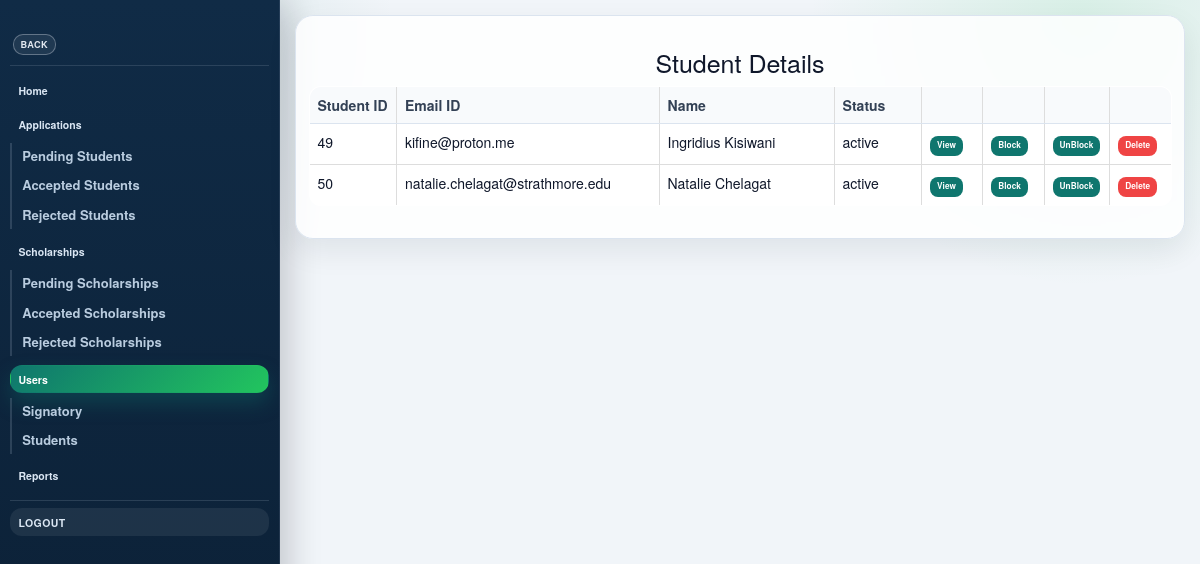
The page /admin/tempStudentShow.php on the database as committed earlier.
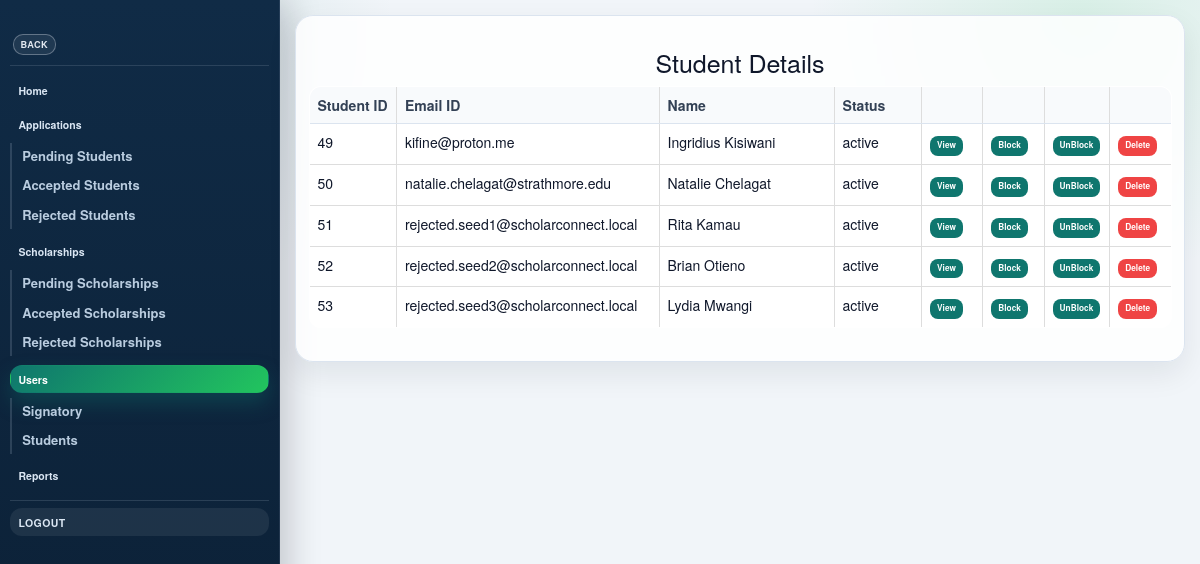
The same page on the database as committed later.
### tables this page shows
CREATE TABLE `student` (
  `studentID` int(11) NOT NULL AUTO_INCREMENT,
  `upMail` varchar(255) NOT NULL,
  `password` text NOT NULL,
  `firstName` varchar(255) DEFAULT '',
  `middleName` varchar(255) DEFAULT '',
  `lastName` varchar(255) DEFAULT '',
  `nationality` varchar(255) DEFAULT NULL,
  `gender` varchar(255) DEFAULT NULL,
  `birthDate` date DEFAULT NULL,
  `birthPlace` varchar(255) DEFAULT NULL,
  `presStreetAddr` varchar(255) DEFAULT NULL,
  `presProvCity` varchar(255) DEFAULT NULL,
  `presRegion` varchar(255) DEFAULT NULL,
  `permStreetAddr` varchar(255) DEFAULT NULL,
  `permProvCity` varchar(255) DEFAULT NULL,
  `permRegion` varchar(255) DEFAULT NULL,
  `contactNo` varchar(20) DEFAULT NULL,
  `phone` varchar(20) DEFAULT NULL,
  `dept` varchar(255) DEFAULT '',
  `college` varchar(255) DEFAULT '',
  `status` varchar(20) NOT NULL DEFAULT 'active',
  `current_level` varchar(255) DEFAULT NULL COMMENT 'Maps to scholarship degree requirements',
  `financial_need` enum('Low','Medium','High','Critical') DEFAULT NULL COMMENT 'Standardized urgency scale',
  `career_interests` varchar(1024) DEFAULT NULL COMMENT 'Comma-separated keywords for matching',
  PRIMARY KEY (`studentID`)
);

### admin/tempStudentShow.php (the view, shortened to what this page needs)
<!DOCTYPE HTML>
<html>
  <head>
      <link href="../css/bootstrap.min.css" rel="stylesheet">
      <link href="../css/admin.css" rel="stylesheet">
      <link href="../css/pages/admin.css" rel="stylesheet">
  </head>
  <body class="app-shell">
    <div class="app-page">
        <header class="app-header">
          <h1 class="app-logo"><a href = "javascript:history.back()" class="app-btn">Back</a></h1>
          <nav class="app-nav">
            <ul>
              <li class = ""><a href = "tempAdmin.php">Home</a></li>
              <li class = "submenu">
                <a href = "#">Applications</a>
                <ul>
                  <li><a href = "tempPendingApp.php">Pending Students</a></li>
                  <li><a href = "tempAcceptedApp.php">Accepted Students</a></li>
                  <li><a href = "tempRejectedApp.php">Rejected Students</a></li>
                </ul>
              </li>
              <li class = "submenu">
                <a href = "tempScholarship.php">Scholarships</a>
                <ul>
                  <li><a href = "tempScholarship.php?scholarship=Pending">Pending Scholarships</a></li>
                  <li><a href = "tempScholarship.php?scholarship=Approved">Accepted Scholarships</a></li>
                  <li><a href = "tempScholarship.php?scholarship=Rejected">Rejected Scholarships</a></li>
                </ul>
              </li><li class = "submenu current">
                <a href = "">Users</a>
                <ul>
                  <li><a href = "tempSignatoryShow.php">Signatory</a></li>
                  <li><a href = "tempStudentShow.php">Students</a></li>
                </ul>
              </li>
              <li><a href="tempReports.php">Reports</a></li>
              <li><a href = "../backend/logout.php" class="app-btn">Logout</a></li>
            </ul>
          </nav>
        </header>
				<article id="main">
						<section class="content-card container">
								<div class="content">
									<section>
                      <h1 style="text-align:center; font-size:25px">Student Details</h1>
                      <?php
$conn = getDbConnection();
                        $sql = "SELECT * FROM student";
                        $result = $conn->query($sql);
                        if ($result->num_rows > 0) {
                          ?>
                          <table class="table table-bordered">
                            <thead>
                                <tr>
                                    <th style="width:10%">Student ID</th>
                                    <th style="width:30%">Email ID</th>
                                    <th style="width:20%">Name</th>
                                    <th style="width:10%">Status</th>
                                    <th style="width:7%"></th>
                                    <th style="width:7%"></th>
                                    <th style="width:7%"></th>
                                    <th style="width:7%"></th>
                                </tr>
                            </thead>
                            <tbody>
                          <?php
                            while($row = $result->fetch_assoc()) {
                                $studentID =$row['studentID'];
                                $email = $row['upMail'];
                                $name = $row['firstName']." ".$row['lastName'];
                                $status = $row['status'];
                            ?>
                                <tr>
                                  <td><?php echo $studentID; ?></td>
                                  <td><?php echo $email; ?></td>
                                  <td><?php echo $name; ?></td>
                                  <td><?php echo $status; ?></td>
                                  <td>
                                    <form action="adminShowUser.php" method="post">
                                      <button name="showUser" value="showStudent">View</button>
                                    </form>
                                  </td>
                                  <td>
                                    <form name="blockform" method="post" onsubmit="confirmblock(this)" action="../backend/adminBlockUser.php">
                                      <button  name="blockUser" id="blockUserbtn" value="blockStudent" <?php if($row['status'] === "inactive"){
                                        echo "disabled";
                                        echo " style = 'color:#fff'";
                                      } ?>>Block</button>
                                    </form>
                                  </td>
                                  <td>
                                    <form name="unblockform" action="../backend/adminUnblockUser.php" onsubmit="confirmunblock(this)"  method="post">
                                      <button name="unblockUser" id="unblockUserbtn" value="unblockStudent" <?php if($row['status'] === "active"){
                                        echo "disabled";
                                        echo " style = 'color:#fff'";
                                      } ?>>UnBlock</button>
                                    </form>
                                  </td>
                                  <td>
                                    <form action="../backend/adminDeleteUser.php" method="post" onsubmit="return confirm('Delete this student profile permanently? This will also remove related applications.');">
                                      <button type="submit" style="background:#ef4444;color:#fff;">Delete</button>
                                    </form>
                                  </td>
                                </tr>
                            <?php } ?>
                          </tbody>
                        </table>
                        <?php
                          } else {
                              echo "No result";
                          }
                      ?>
									</section>
								</div>
						</section>
				</article>
		</div>
	</body>
</html>

### css/admin.css (style rules this page uses)
:root { --admin-bg-0: #f4f7fb; --admin-bg-1: #e7eef8; --admin-ink: #182432; --admin-ink-soft: #4f6279; --admin-accent: #0f766e; --admin-accent-2: #22c55e; --admin-surface: #ffffff; --admin-border: #d3deeb; }
body.app-shell { margin: 0; min-height: 100vh; background: radial-gradient(circle at 8% 4%, rgba(15, 118, 110, 0.12), transparent 22%), radial-gradient(circle at 90% 2%, rgba(34, 197, 94, 0.12), transparent 20%), #f1f5f9; color: #0f172a; }
.app-page { display: grid; grid-template-columns: 280px minmax(0, 1fr); min-height: 100vh; }
.app-header { position: sticky; top: 0; height: 100vh; overflow-y: auto; padding: 1.25rem 1rem 1.5rem; background: linear-gradient(180deg, #102b46 0%, #0b1f34 100%); border-right: 1px solid rgba(148, 163, 184, 0.16); box-shadow: 10px 0 30px rgba(2, 6, 23, 0.18); }
.app-logo { margin: 0; padding: 0 0.25rem 1rem; border-bottom: 1px solid rgba(148, 163, 184, 0.2); }
.app-btn { display: inline-flex; align-items: center; justify-content: center; border: 1px solid rgba(226, 232, 240, 0.34); background: rgba(255, 255, 255, 0.07); color: #e2e8f0; text-decoration: none; font-size: 0.92rem; font-weight: 700; letter-spacing: 0.04em; text-transform: uppercase; padding: 0.45rem 0.7rem; border-radius: 10px; transition: background 0.2s ease, border-color 0.2s ease, color 0.2s ease; }
.app-nav { margin-top: 1rem; }
.app-nav ul { list-style: none; margin: 0; padding: 0; }
.app-nav > ul { display: flex; flex-direction: column; gap: 0.45rem; }
.app-nav > ul > li > a { display: block; border-radius: 12px; padding: 0.65rem 0.75rem; color: #dbe7f4; text-decoration: none; font-size: 1.05rem; font-weight: 700; line-height: 1.25; border: 1px solid transparent; transition: background 0.2s ease, border-color 0.2s ease, color 0.2s ease; }
.app-nav > ul > li.current > a, .app-nav > ul > li > a.app-active { color: #ffffff; background: linear-gradient(135deg, #0f766e 0%, #22c55e 100%); border-color: transparent; box-shadow: 0 10px 20px rgba(15, 118, 110, 0.35); }
.app-nav > ul > li.submenu { padding: 0.15rem 0; }
.app-nav > ul > li.submenu > ul { margin: 0.45rem 0 0.15rem; padding-left: 0.4rem; border-left: 2px solid rgba(148, 163, 184, 0.24); display: flex; flex-direction: column; gap: 0.25rem; }
.app-nav > ul > li.submenu > ul li a { display: block; color: #b9ccdf; text-decoration: none; font-size: 1.3rem; font-weight: 600; padding: 0.42rem 0.62rem; border-radius: 8px; transition: color 0.2s ease, background 0.2s ease; }
.app-nav > ul > li:last-child { margin-top: 0.55rem; padding-top: 0.75rem; border-top: 1px solid rgba(148, 163, 184, 0.22); }
article#main { grid-column: 2; width: 100%; padding: 1.5rem 1.5rem 0; }
.content-card.container, section.content-card.container { width: 100%; max-width: none; margin: 0; background: rgba(255, 255, 255, 0.84); backdrop-filter: blur(3px); border: 1px solid #dbe4ef; border-radius: 18px; box-shadow: 0 12px 30px rgba(15, 23, 42, 0.08); padding: 1.25rem; }
.content-card .content { overflow-x: auto; }
.content-card h1, .content-card h2, .content-card h3, .content-card h4 { color: #0f172a; }
.content-card table { background: #ffffff; border-radius: 12px; overflow: hidden; }
.content-card .table > thead > tr > th { background: #f8fafc; color: #334155; border-bottom: 1px solid #dbe4ef; }
.content-card .table > tbody > tr > td, .content-card .table > tbody > tr > th { border-top: 1px solid #edf2f7; }
.content-card button, .content-card input[type="submit"] { border: none; border-radius: 8px; padding: 0.4rem 0.7rem; font-size: 0.83rem; font-weight: 600; background: #0f766e; color: #ffffff; transition: background 0.2s ease, transform 0.2s ease; }

Rows that differ between the two databases and show on the page:
added student: studentID "51", upMail "rejected.seed1@scholarconnect.local", name "Rita Kamau", status "active"
added student: studentID "52", upMail "rejected.seed2@scholarconnect.local", name "Brian Otieno", status "active"
added student: studentID "53", upMail "rejected.seed3@scholarconnect.local", name "Lydia Mwangi", status "active"
